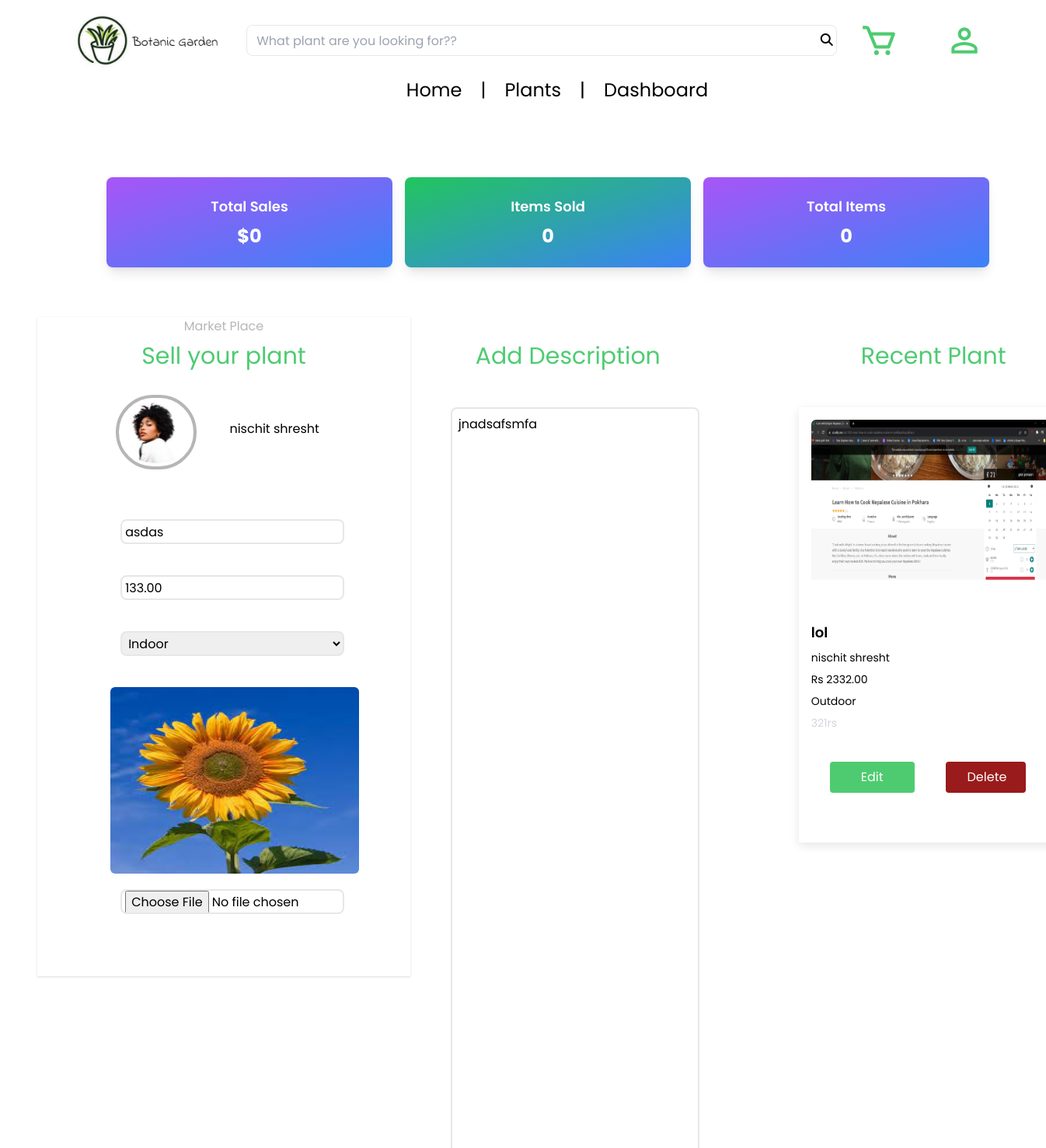
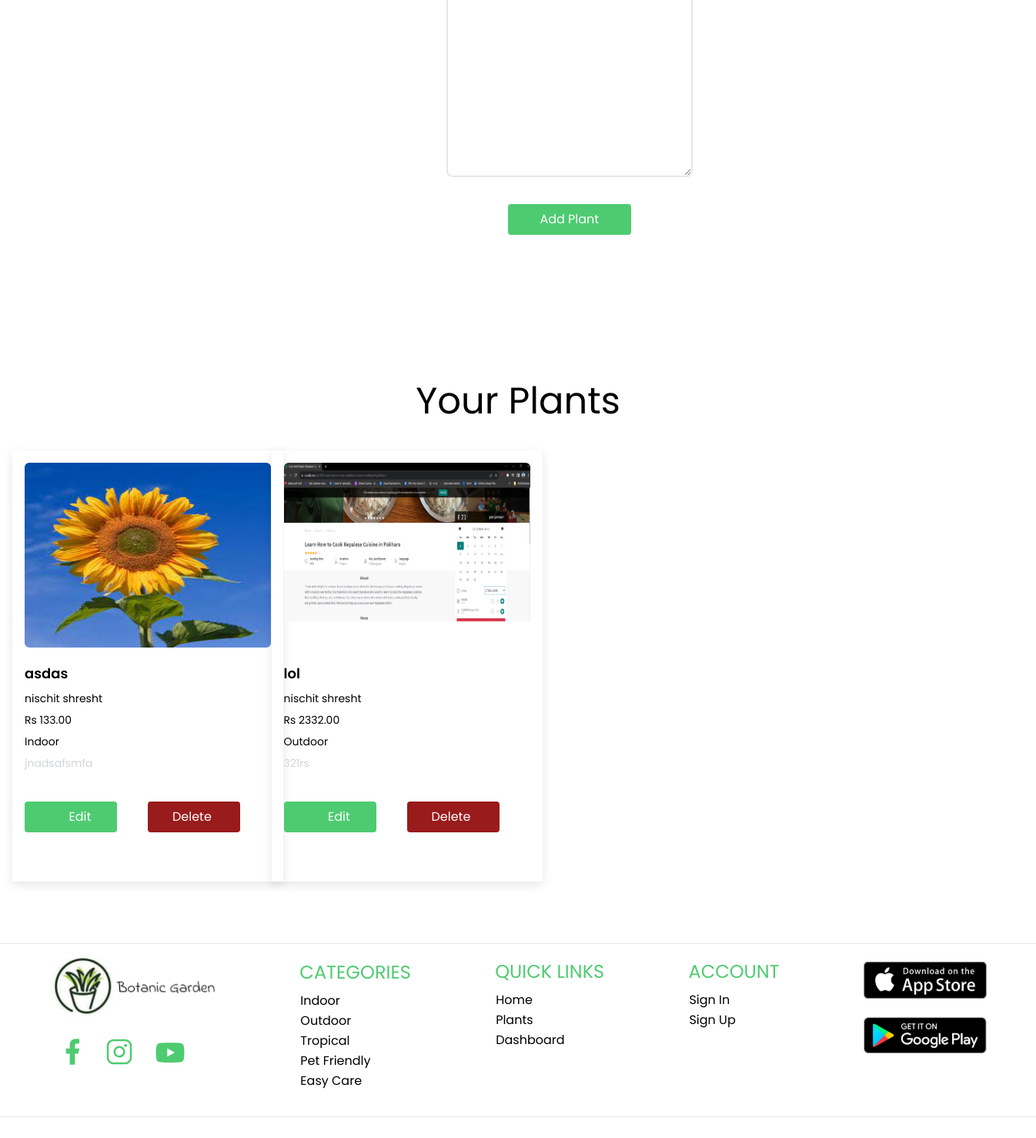
The app's page /dashboard/39/ (signed in) with its own data (2 pictures, top to bottom).
### core/models.py (models this page shows, shortened)
class UserUploadPlants(models.Model):
    title = models.CharField(max_length=100)
    description = models.TextField()
    category = models.CharField(max_length=20,choices=categoryChoice, default='Indoor')
    image = models.ImageField(upload_to = "images/")
    price = models.DecimalField(max_digits=10, decimal_places=2)
    user = models.ForeignKey(User, on_delete=models.CASCADE)

### core/views.py (the view)
# urls.py: path('dashboard/<int:plant_id>/', views.editPlant, name='editPlant'),
@login_required(login_url='login')
def editPlant(request, plant_id):
    plant = get_object_or_404(UserUploadPlants, id=plant_id, user=request.user)
    form = UserUploadedPlantForm()
    plants_data = UserUploadPlants.objects.filter(user = request.user)
    plants_data_first = UserUploadPlants.objects.filter(user=request.user).order_by('-id').first()
    if request.user.is_authenticated:
        first_name = request.user.first_name
    print(plant_id)
    if request.method == 'POST':
        form = UserUploadedPlantForm(request.POST, request.FILES, instance=plant)
        if form.is_valid():
            form.save()
            messages.success(request, "Plant updated successfully")
            return redirect('dashboard')
    else:
        form = UserUploadedPlantForm(instance=plant)
    context = {
        'form': form,
        'plant': plant,
        'plants_data': plants_data,
        'first_name':first_name,
        'plants_data_first': plants_data_first
    }
    return render(request, 'dashboard.html', context)

### core/forms.py
class UserUploadedPlantForm(ModelForm):
    class Meta:  # Capitalize "Meta"
        model = UserUploadPlants
        widgets = {
            'description': forms.Textarea(attrs={'rows':4, 'cols':15}),
            'price': forms.NumberInput(attrs={'min': 0, 'step': 0.01}),
        }
        exclude = ('user',)
        fields = "__all__"

### templates/dashboard.html (shortened to what this page needs)
{% extends 'base.html' %}
{% load widget_tweaks %}
{% block content %}
<div class="container  mx-auto mt-[6rem]">
        <div class="flex justify-around w-[90%] ml-[6rem]">
            <div class="text-center bg-gradient-to-br from-purple-500 to-blue-500 rounded-lg shadow-lg p-6 w-[23rem]">
                <h2 class="text-lg font-semibold text-white">Total Sales</h2>
                <p class="text-2xl font-bold mt-2 text-white">$0</p>
            </div>
            <div class="text-center bg-gradient-to-br from-green-500 to-blue-500 rounded-lg shadow-lg p-6 w-[23rem]">
                <h2 class="text-lg font-semibold text-white">Items Sold</h2>
                <p class="text-2xl font-bold mt-2 text-white">0</p>
            </div>
            <div class="text-center bg-gradient-to-br from-purple-500 to-blue-500 rounded-lg shadow-lg p-6 w-[23rem]">
                <h2 class="text-lg font-semibold text-white">Total Items</h2>
                <p class="text-2xl font-bold mt-2 text-white">0</p>
            </div>
        </div>
</div>
<div id="container" class="flex mt-[4rem]">
    <div class="w-[30%] ml-[3rem]" id="container2" >
        <div class="flex-col justify-around items-center w-[30rem]" style="box-shadow: rgba(0, 0, 0, 0.1) 0px 1px 3px 0px,rgba(0, 0, 0, 0.06) 0px 1px 2px 0px;">
            <div>
                <h1 class="text-1xl text-[#B6B6B6] text-center">Market Place</h1>
            </div>
            <div>
                <h1 class="text-3xl text-[#4ECB71] mt-2 text-center">Sell your plant</h1>
            </div>
            <div id="user" class="mt-[2rem] ml-[5rem] mb-[4rem] text-center pr-[4rem] flex justify-around h-[6rem] ">
                <div class="border-4 border-[#B6B6B6] rounded-full">
                    <img src="../static/images/customer2.svg" alt="" class="h-[6rem] w-[6rem] rounded-full pb-3">
                </div>
                <div class="text-center pr-[2rem] pt-[2rem]">
                    <p>{{ user.first_name }} {{ user.last_name }}</p>
                </div>
            </div>
            <form action="" method="post" class="mt-8" enctype="multipart/form-data">
            {% render_field form.title class="border-2 border-solid rounded-lg pl-1 pr-1 w-[60%] h-[2rem] ml-[6.7rem] mb-10" placeholder="Title" type="" %}
            {% render_field form.price class=" border-2 border-solid rounded-lg pl-1 pr-1 w-[60%] h-[2rem] ml-[6.7rem] mb-10"  placeholder="Price" %}
            {% render_field form.category class="border-2 border-solid rounded-lg pl-1 pr-1 w-[60%] h-[2rem] ml-[6.7rem] " %}
             {% if form %}
            {% if plant %}
                <div class=" w-[20rem] mb-5 ml-[5.9rem]">
                    <img src="{{ plant.image.url }}" alt="{{ plant.title }}" class="rounded-md md:aspect-auto w-full h-[15rem] rounded-lg" id="image-preview" id="image-input"/>
                </div>
                {% if plant.image.url %}
                    <input type="file" name="{{ form.image.name }}" class="border-2 border-solid rounded-lg pl-1 pr-1 w-[60%] h-[2rem] ml-[6.7rem] mb-20" id="image-input">
                {% endif %}
            {% else %}
                <input type="file" name="{{ form.image.name }}" class="border-2 border-solid rounded-lg pl-1 pr-1 w-[60%] h-[2rem] ml-[6.7rem] mb-20" id="image-input">
            {% endif %}
            {% endif %}
         </div>
    </div>
    <div class="ml-[5rem]" id="description-container">
        <div >
            <div>
                <h1 class=" text-3xl mt-[2rem] ml-[5rem] mb-[3rem] text-[#4ECB71]">Add Description</h1>
            </div>
        </div>
        {% render_field form.description class=" border-2 border-solid rounded-lg p-2 ml-[3rem] w-[20rem] h-[40vh] outline-none pl-2" placeholder="Description of Plants" %}
        <div class="pb-[5rem]">
            <button type="submit" class="bg-[#4ECB71] text-white p-2 rounded hover:animate-bounce transition-all duration-[0.45s] ml-[8rem] mt-7 mr-10 h-10 w-40">Add Plant</button>
        </div>
    </div>
    <div class="w-[30%] ml-[8rem]" id="container2" >
        <div>
            <h1 class=" text-3xl mt-[2rem] ml-[5rem] mb-[3rem] text-[#4ECB71]">Recent Plant</h1>
        </div>
        <div>
            {% if no_plants_message %}
                  <div class="text-center text-red-500 text-4xl w-[50rem] mt-5">{{ plants_data_first.no_plants_message }}</div>
            {% else %}
            {% if plants_data %}
                <div class=" w-[22rem] h-[35rem]  p-4 shadow-[rgba(0,0,0,0.1)_0px_4px_12px] ">
                  <div class=" w-[20rem] mb-5">
                    <img src="{{ plants_data_first.image.url }}" alt="{{ plants_data_first.title }}" class="rounded-md md:aspect-auto w-full h-[15rem] rounded-lg" />
                  </div>
                  <div class=" text-left">
                    <h1 class="text-lg font-semibold mt-4">{{ plants_data_first.title }}</h1>
                    <p class="mt-2 text-sm">{{ plants_data_first.user.first_name }} {{ plants_data_first.user.last_name }}</p>
                    <p class="mt-2 text-sm">Rs {{ plants_data_first.price }}</p>
                    <p class="mt-2 text-sm">{{ plants_data_first.category }}</p>
                    <p class="mt-2 text-sm text-gray-300">{{ plants_data_first.description|truncatewords:20 }}</p>
                    <div class="flex justify-around">
                        {% if plants_data_first %}
                            <a href="{% url 'editPlant' plants_data_first.id %}" class="bg-[#4ECB71] text-white p-2 rounded hover:animate-bounce transition-all duration-[0.45s] pl-10 mt-10 mr-10  w-[10rem] ml-6">Edit</a>
                        {% endif %}
                        <a href="{% url 'deletePlant' plants_data_first.id %}" class="bg-red-800 text-white p-2 rounded hover:animate-bounce transition-all duration-[0.45s] pl-7 mt-10 mr-11  w-[10rem]">Delete</a>
                    </div>
                  </div>
                </div>
                {% else %}
                <p>No plants available <p>
            {% endif %}
            {% endif %}
          </div>
    </div>
</div>
<div class="w-full" id="container4">
    <div id="feedback" class="mt-[7rem] mb-20">
        <div class="text-center text-5xl mb-10">
            <h1>Your Plants</h1>
        </div>
        <div class="grid grid-cols-4">
            {% if no_plants_message %}
                <div class="text-center text-red-500 text-4xl w-[50rem] mt-5">{{ no_plants_message }}</div>
            {% else %}
                {% if plants_data %}
                    {% for plant in plants_data %}
                        <div class="w-[22rem] h-[35rem] p-4 shadow-[rgba(0,0,0,0.1)_0px_4px_12px] mx-[1rem] mr-[2rem]">
                            <div class="w-[20rem] mb-5">
                                <img src="{{ plant.image.url }}" alt="{{ plant.title }}" class="rounded-md md:aspect-auto w-full h-[15rem] rounded-lg " />
                            </div>
                            <div class="text-left">
                                <h1 class="text-lg font-semibold mt-4">{{ plant.title }}</h1>
                                <p class="mt-2 text-sm">{{ plant.user.first_name }} {{ plant.user.last_name }}</p>
                                <p class="mt-2 text-sm">Rs {{ plant.price }}</p>
                                <p class="mt-2 text-sm">{{ plant.category }}</p>
                                <p class="mt-2 text-sm text-gray-300">{{ plant.description|truncatewords:20 }}</p>
                                <div class="flex justify-around">
                                    <button class="bg-[#4ECB71] text-white p-2 rounded hover:animate-bounce transition-all duration-[0.45s] pl-8 mt-10 mr-10 w-[10rem] edit-plant-button" data-plant-id="{{ plant.id }}">Edit</button>
                                    <a href="{% url 'deletePlant' plant.id %}" class="bg-red-800 text-white p-2 rounded hover:animate-bounce transition-all duration-[0.45s] pl-8 mt-10 mr-10  w-[10rem]">Delete</a>
                                </div>
                            </div>
                        </div>
                    {% endfor %}
                {% else %}
                    <p>No plants available</p>
                {% endif %}
            {% endif %}
        </div>
    </div>
</div>
{% endblock %}

### static/CSS/global.css (style rules this page uses)
* { font-family: "poppins", sans-serif; }

### records on screen
UserUploadPlants: title "asdas", price "133.00", category "Indoor", image (picture), description "jnadsafsmfa", user.first_name "nischit", user.last_name "shresht"
UserUploadPlants: image (picture), title "lol", user.first_name "nischit", user.last_name "shresht", price "2332.00", category "Outdoor", description "321rs"

### other values on screen
{{ user.first_name }} "nischit"
{{ user.last_name }} "shresht"
